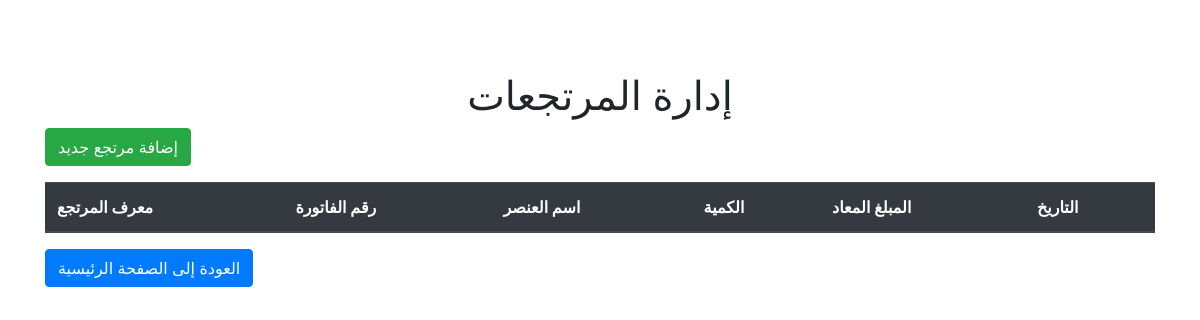
Page /returns on the earlier database version.
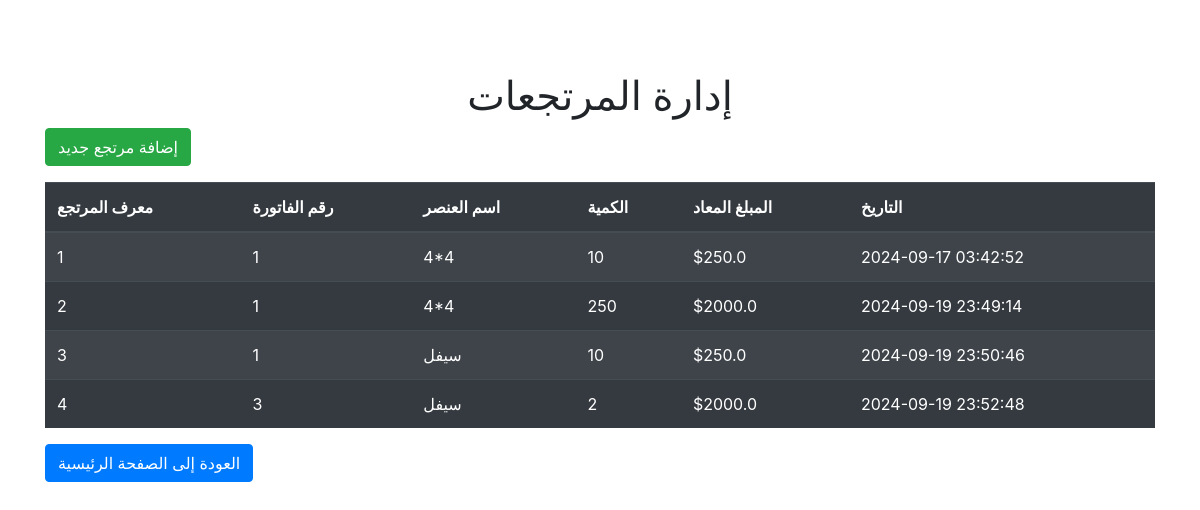
Same page on the later database version.
### app.py (models this page shows, shortened)
class Return(db.Model):
    __tablename__ = 'return'
    id = db.Column(db.Integer, primary_key=True)
    invoice_id = db.Column(db.Integer, db.ForeignKey('invoice.id'), nullable=False)
    date = db.Column(db.DateTime, default=datetime.utcnow)
    item_name = db.Column(db.String(100), nullable=False)
    amount = db.Column(db.Integer, nullable=False)
    amount_returned = db.Column(db.Float, nullable=False)
    invoice = db.relationship('Invoice', backref=db.backref('returns', lazy=True))

### app.py (the view)
@app.route('/returns')
def list_returns():
    returns = Return.query.all()
    return render_template('list_returns.html', returns=returns)

### templates/list_returns.html (shortened to what this page needs)
<!DOCTYPE html>
<html lang="ar">
<head>
    <link href="{{ url_for('static', filename='css/custom.css') }}" rel="stylesheet">
    <link href="https://stackpath.bootstrapcdn.com/bootstrap/4.5.2/css/bootstrap.min.css" rel="stylesheet">
</head>
<body>
<div class="container">
    <h1 class="text-center">إدارة المرتجعات</h1>
    <a href="{{ url_for('add_return') }}" class="btn btn-success mb-3">إضافة مرتجع جديد</a>
    <table class="table table-hover table-dark table-striped">
        <thead>
        <tr>
            <th>معرف المرتجع</th>
            <th>رقم الفاتورة</th>
            <th>اسم العنصر</th>
            <th>الكمية</th>
            <th>المبلغ المعاد</th>
            <th>التاريخ</th>
        </tr>
        </thead>
        <tbody>
        {% for return in returns %}
            <tr>
                <td>{{ return.id }}</td>
                <td>{{ return.invoice_id }}</td>
                <td>{{ return.item_name }}</td>
                <td>{{ return.amount }}</td>
                <td>${{ return.amount_returned }}</td>
                <td>{{ return.date.strftime('%Y-%m-%d %H:%M:%S') }}</td>
            </tr>
        {% endfor %}
        </tbody>
    </table>
    <a href="{{ url_for('home') }}" class="btn btn-primary mb-3">العودة إلى الصفحة الرئيسية</a>
</div>
</body>
</html>

Differences in the rows shown:
added Return: id "1", invoice_id "1", item_name "4*4", amount "10", amount_returned "250.0", date "2024-09-17 03:42:52"
added Return: id "2", invoice_id "1", item_name "4*4", amount "250", amount_returned "2000.0", date "2024-09-19 23:49:14"
added Return: id "3", invoice_id "1", item_name "سيفل", amount "10", amount_returned "250.0", date "2024-09-19 23:50:46"
added Return: id "4", invoice_id "3", item_name "سيفل", amount "2", amount_returned "2000.0", date "2024-09-19 23:52:48"
